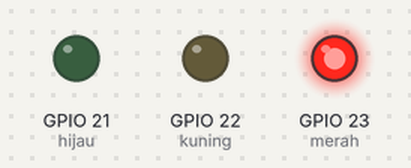
This program was run on a simulated ESP32. Shown: output pins drawn as LEDs (lit = HIGH).

Above: at 0.5 s.
At 1.2 s:
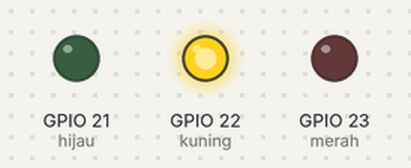
At 4.5 s:
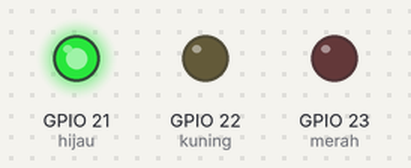
Timing chart, 0 to 5.8 s (numbered marks = the images above):
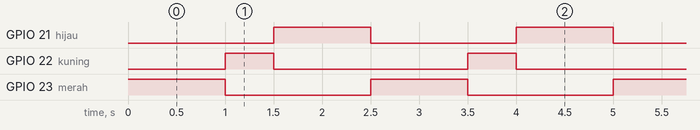

The program:

main.cpp
```cpp
#include <Arduino.h>
#define merah 23
#define kuning 22
#define hijau 21

void setup() {
  // put your setup code here, to run once:
  pinMode(merah, OUTPUT);
  pinMode(kuning, OUTPUT);
  pinMode(hijau, OUTPUT);
}

void loop() {
  // put your main code here, to run repeatedly:
  digitalWrite(merah, HIGH); //nyala
  delay(1000);
  digitalWrite(merah, LOW); //mati
  digitalWrite(kuning, HIGH); //nyala
  delay(500);
  digitalWrite(kuning, LOW);
  digitalWrite(hijau, HIGH); //nyala
  delay(1000);
  digitalWrite(hijau, LOW); //mati
}
```

Measured:
- by itself, GPIO 21 (hijau), GPIO 23 (merah): alternates HIGH for 1.0 s and LOW for 1.5 s
- by itself, GPIO 22 (kuning): alternates HIGH for 0.50 s and LOW for 2.0 s
- by itself, everything shown: repeats every 2.5 s, in 4 steps
